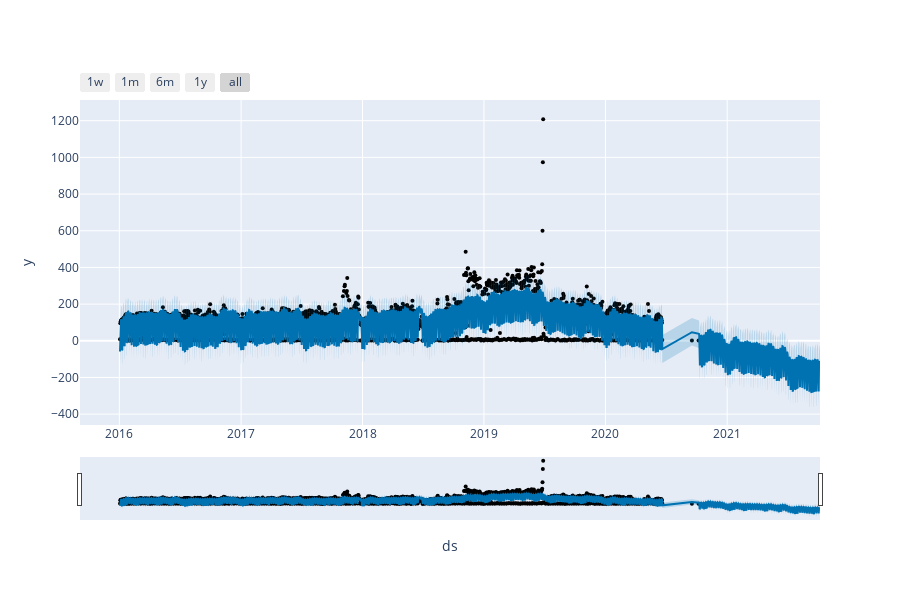

This figure's notebook cell:
### Code cell
# Python
from fbprophet.plot import plot_plotly, plot_components_plotly
plot_plotly(m, forecast)

### Figure 1 — Plotly figure (JSON) as saved in the notebook; plotly's stock layout.template omitted (floating-point values rounded to 4 significant figures; data arrays with more than 128 entries replaced by an {"elided": "..."} marker saying what was removed)
{"data": [{"marker": {"color": "black", "size": 4}, "mode": "markers", "name": "Actual", "type": "scatter", "x": {"elided": "1612 str values"}, "y": {"elided": "1612 int values"}}, {"hoverinfo": "skip", "line": {"width": 0}, "mode": "lines", "type": "scatter", "x": {"elided": "1977 str values"}, "y": {"elided": "1977 float values"}}, {"fill": "tonexty", "fillcolor": "rgba(0, 114, 178, 0.2)", "line": {"color": "#0072B2", "width": 2}, "mode": "lines", "name": "Predicted", "type": "scatter", "x": {"elided": "1977 str values"}, "y": {"elided": "1977 float values"}}, {"fill": "tonexty", "fillcolor": "rgba(0, 114, 178, 0.2)", "hoverinfo": "skip", "line": {"width": 0}, "mode": "lines", "type": "scatter", "x": {"elided": "1977 str values"}, "y": {"elided": "1977 float values"}}], "layout": {"height": 600, "showlegend": false, "width": 900, "xaxis": {"rangeselector": {"buttons": [{"count": 7, "label": "1w", "step": "day", "stepmode": "backward"}, {"count": 1, "label": "1m", "step": "month", "stepmode": "backward"}, {"count": 6, "label": "6m", "step": "month", "stepmode": "backward"}, {"count": 1, "label": "1y", "step": "year", "stepmode": "backward"}, {"step": "all"}]}, "rangeslider": {"visible": true}, "title": {"text": "ds"}, "type": "date"}, "yaxis": {"title": {"text": "y"}}}}
